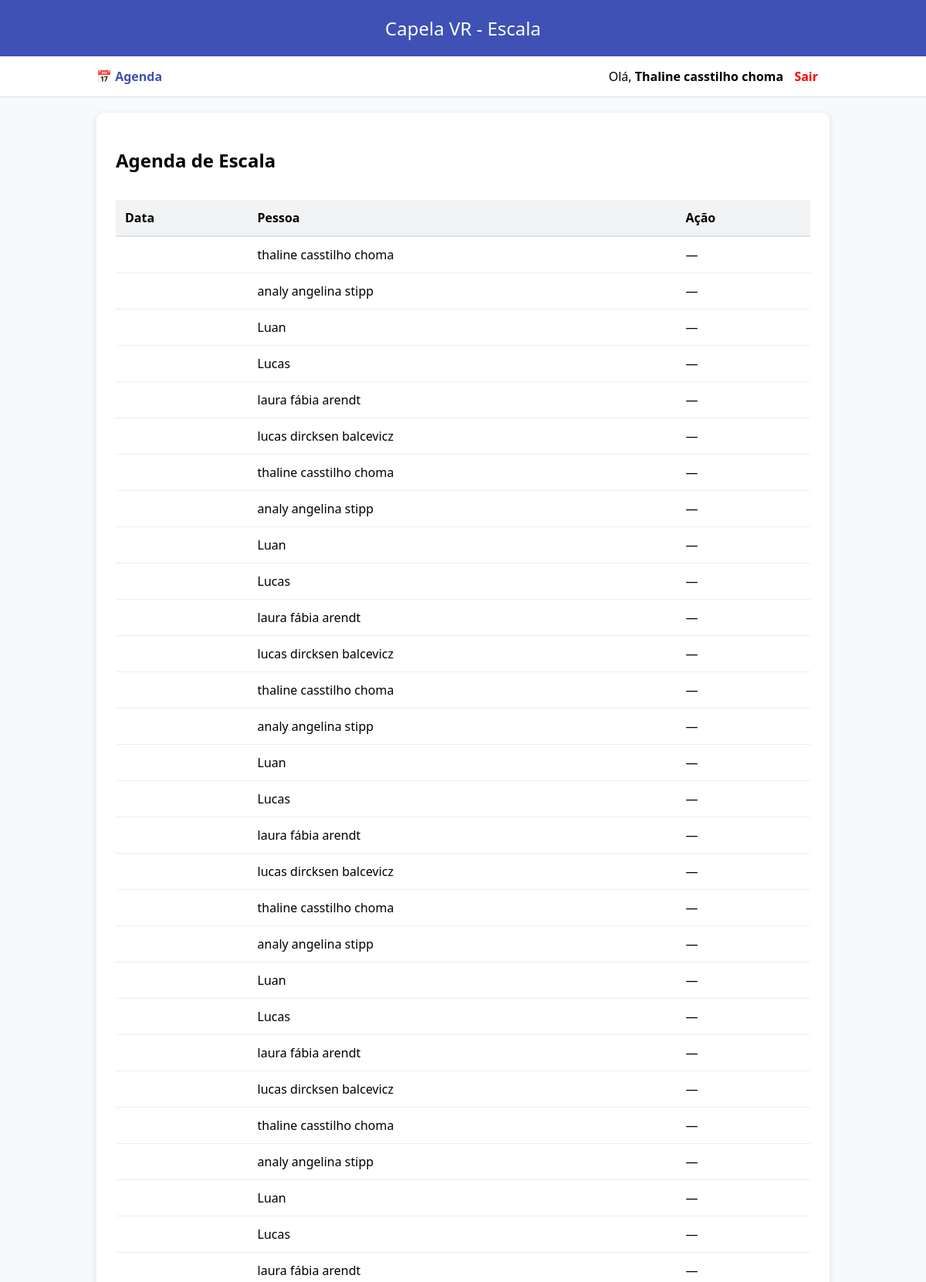
Screenshot of / (signed in, upper part) with the database file from the repository.
### tables this page shows
CREATE TABLE pessoas (
                id INTEGER PRIMARY KEY AUTOINCREMENT,
                nome TEXT NOT NULL,
                senha TEXT DEFAULT '1234',
                role TEXT DEFAULT 'user',
                primeiro_login INTEGER DEFAULT 1,
                ordem INTEGER NOT NULL,
                ativo INTEGER DEFAULT 1
            , login TEXT);

CREATE TABLE agenda (
                id INTEGER PRIMARY KEY AUTOINCREMENT,
                data DATE NOT NULL,
                pessoa_id INTEGER NOT NULL,
                FOREIGN KEY(pessoa_id) REFERENCES pessoas(id)
            );

### app.py (the view)
@app.route("/")
def agenda():
    hoje_dt = date.today()
    hoje_str = hoje_dt.strftime("%Y-%m-%d")
    dias_faltando = None
    proxima_data_obj = None
    with get_db() as db:
        c = db.cursor()
        c.execute("""
            SELECT
                agenda.id,
                agenda.data,
                strftime('%d-%m-%Y', agenda.data) AS data_recebeu,
                strftime('%d-%m-%Y', date(agenda.data, '+1 day')) AS data_entrega,
                pessoas.nome,
                agenda.pessoa_id
            FROM agenda
            JOIN pessoas ON pessoas.id = agenda.pessoa_id
            ORDER BY agenda.data
        """)
        dados = c.fetchall()
        if session.get('user_id'):
            c.execute("""
                SELECT data FROM agenda
                WHERE pessoa_id = ? AND data >= ?
                ORDER BY data ASC LIMIT 1
            """, (session['user_id'], hoje_str))
            res = c.fetchone()
            if res:
                proxima_data_obj = datetime.strptime(res['data'], "%Y-%m-%d").date()
                dias_faltando = (proxima_data_obj - hoje_dt).days
    esta_comigo = session.get(f"comigo_{hoje_str}_{session.get('user_id')}", False)
    return render_template("agenda.html",
                           agenda=dados,
                           hoje=hoje_str,
                           dias_faltando=dias_faltando,
                           proxima_data=proxima_data_obj,
                           esta_comigo=esta_comigo)

### app.py (called while the page is built)
def get_db():
    conn = sqlite3.connect(DB_NAME, timeout=10)
    conn.row_factory = sqlite3.Row
    return conn

### templates/agenda.html (shortened to what this page needs)
{% extends "base.html" %}
{% block content %}
<div style="display: flex; justify-content: space-between; align-items: center;">
    <h2>Agenda de Escala</h2>
</div>
<table>
    <tr>
        <th>Data</th>
        <th>Pessoa</th>
        <th>Ação</th>
    </tr>
    {% for a in agenda %}
    <tr {% if a['data'] == hoje %} style="background: #fff9c4;" {% endif %}>
        <td>{{ a['data_br'] }}</td>
        <td>{{ a['nome'] }}</td>
        <td>
            {% if a['data'] == hoje and session['role'] == 'admin' %}
            <form method="post" action="/atrasar">
                <input type="number" name="dias" value="1" min="1" style="width: 40px;">
                <button type="submit">Atrasar</button>
            </form>
            {% else %} — {% endif %}
        </td>
    </tr>
    {% endfor %}
</table>
{% endblock %}

### templates/base.html (shortened to what this page needs)
<!DOCTYPE html>
<html>
<head>
    <link rel="stylesheet" href="{{ url_for('static', filename='style.css') }}">
</head>
<body>
    <header>Capela VR - Escala</header>
    <nav>
        <div style="display: flex; justify-content: space-between; max-width: 950px; margin: auto;">
            <div>
                <a href="/">📅 Agenda</a>
            </div>
            <div>
                {% if session.get('nome') %}
                    <span>Olá, <b>{{ session['nome']|capitalize }}</b></span>
                    <a href="/logout" style="color: red; margin-left: 10px;">Sair</a>
                {% else %}
                    <a href="/login">Entrar</a>
                {% endif %}
            </div>
        </div>
    </nav>
    <div class="container">
        {% block content %}{% endblock %}
    </div>
</body>
</html>

### static/style.css (style rules this page uses)
body { font-family: 'Segoe UI', sans-serif; background: #f8f9fa; margin: 0; padding: 0; }
header { background: #3f51b5; color: white; padding: 20px; text-align: center; font-size: 24px; }
nav { background: white; padding: 15px; border-bottom: 1px solid #ddd; margin-bottom: 20px; }
nav a { margin-right: 15px; text-decoration: none; color: #3f51b5; font-weight: bold; }
.container { max-width: 900px; margin: auto; background: white; padding: 25px; border-radius: 10px; box-shadow: 0 2px 10px rgba(0,0,0,0.1); }
table { width: 100%; border-collapse: collapse; margin-top: 15px; }
th { background: #f1f3f5; padding: 12px; text-align: left; border-bottom: 2px solid #dee2e6; }
td { padding: 12px; border-bottom: 1px solid #eee; }

### rows the page displays
pessoas: nome "Thaline casstilho choma"
agenda: nome "thaline casstilho choma"
agenda: nome "analy angelina stipp"
agenda: nome "Luan"
agenda: nome "Lucas"
agenda: nome "laura fábia arendt"
agenda: nome "lucas dircksen balcevicz"
agenda: nome "thaline casstilho choma"
agenda: nome "analy angelina stipp"
agenda: nome "Luan"
agenda: nome "Lucas"
agenda: nome "laura fábia arendt"
agenda: nome "lucas dircksen balcevicz"
agenda: nome "thaline casstilho choma"
agenda: nome "analy angelina stipp"
agenda: nome "Luan"
agenda: nome "Lucas"
agenda: nome "laura fábia arendt"
agenda: nome "lucas dircksen balcevicz"
agenda: nome "thaline casstilho choma"
agenda: nome "analy angelina stipp"
agenda: nome "Luan"
agenda: nome "Lucas"
agenda: nome "laura fábia arendt"
agenda: nome "lucas dircksen balcevicz"
agenda: nome "thaline casstilho choma"
agenda: nome "analy angelina stipp"
agenda: nome "Luan"
agenda: nome "Lucas"
agenda: nome "laura fábia arendt"
